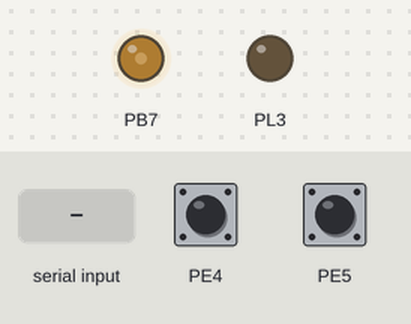
This program was run on a simulated ATmega2560, built with avr-gcc and emulated at 16 MHz. Shown: output pins drawn as LEDs (lit = HIGH). The test bench sets the inputs (shaded band); at power-on: PE4 HIGH, PE5 HIGH. What the program prints to the serial monitor is not drawn.

Above: at 1.2 s.
1.3 s: PE4 pulled LOW for 0.15 s
At 2.7 s:
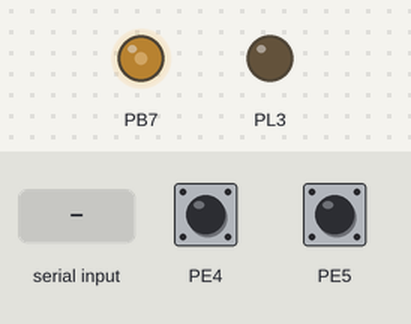
3.3 s: PE5 pulled LOW for 0.15 s
At 4.2 s:
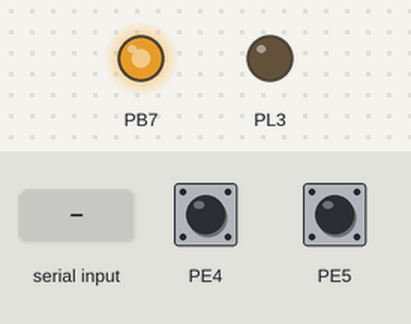
5.0 s: "1" received over Serial
At 5.5 s:
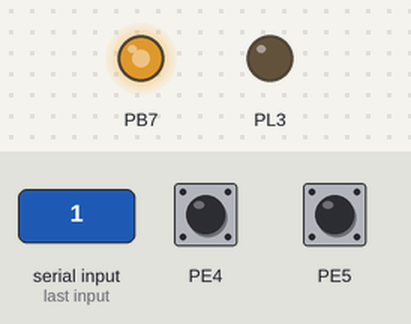
Timing chart, 0 to 8.0 s (numbered marks = the images above; inputs shaded):
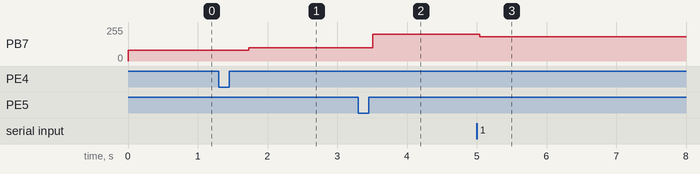

Measured:
- after the input at 1.3 s, PB7: 80/255 → 100/255 after 0.43 s
- after the input at 3.3 s, PB7: 100/255 → 200/255 after 0.21 s
- after the input at 5.0 s, PB7: 200/255 → 182/255 at once

The program:

main.cpp
```cpp
#include <avr/io.h>
#include <avr/interrupt.h>

#include "Sensor.h"
#include "motor.h"
#include "case.h"
#include "uart.h"
#include "Lyd.h"

volatile uint8_t count = 0;   // actual definition

namespace MotorSettinghw
{
	void counter(void)
	{
		count += 1;
	}


	void Sensor(void)
	{
		if (Inter::trigger)
		{
			Inter::trigger = 0;
			counter();
			Inter::delay_ms_long(5000);
		}

		// If locked AND sensor shows "no signal", unlock
		if (Inter::locked && !(PINE & ((1 << PE5) | (1 << PE4))))
		{
			Inter::locked = 0;
		}
	}
}

int main(void)
{
	Inter::inputport();
	Inter::interrupt_init();
	motor::initPB7_PWM();
	sei();

	while (1)
	{
		MotorSettinghw::MotorSetting();
	}
}
```

Case.h
```cpp
#ifndef MOTORSETTINGHW_H
#define MOTORSETTINGHW_H

#include "motor.h"
#include "Sensor.h"

namespace MotorSettinghw
{
	void MotorSetting();
}

#endif // MOTORSETTINGHW_H
```

CaseKontrol.cpp
```cpp
#include "motor.h"
#include "Sensor.h"
#include "uart.h"
#include "Lyd.h"
#define F_CPU 16000000UL
#include <util/delay.h>

namespace MotorSettinghw {

	void MotorSetting()
	{
		UART::InitUART(9600,8,1);
		Lyd::startLyd();
		Inter::Sensor();

		switch (Inter::count)
		{
			case 0:
			motor::setDutyPB7(80);
			Inter::delay_ms_long(500);
			break;

			case 1: //(gentager 32 gange)
			Lyd::spilLyd(0x01);
			motor::setDutyPB7(100);
			break;

			case 2:
			motor::initForward();
			motor::setDutyPB7(200);
			break;

			case 3:
			motor::setDutyPB7(50);
			Inter::delay_ms_long(500);

			motor::initBackward();
			motor::setDutyPB7(190);
			Inter::delay_ms_long(500);

			motor::initBackward();
			motor::setDutyPB7(190);
			Inter::delay_ms_long(500);


			break;

			case 4:
			Lyd::spilLyd(0x02);
			motor::initForward();
			motor::setDutyPB7(0);
			break;

			case 5:
			motor::initBackward();
			motor::setDutyPB7(0.75 * 255);
			break;

			case 6:
			motor::initForward();
			motor::setDutyPB7(0);
			break;

			case 7:
			motor::initBackward();
			motor::setDutyPB7(0.75 * 255);
			break;

			case 8:
			motor::initForward();
			motor::setDutyPB7(0.75 * 255);
			break;

			case 9:
			motor::initBackward();
			motor::setDutyPB7(0.50*255);
			Lyd::spilLyd(0x03);
			break;

			default:
			break;
		}
	}
}
```

Lyd.cpp
```cpp
#include <avr/io.h>
#include <stdlib.h>
#include "Lyd.h"
#include "uart.h"
#pragma once

namespace Lyd{
void startLyd(){
	UART::SendChar(0x7E);
	UART::SendChar(0x06);
	UART::SendChar(0x00);
	UART::SendChar(0x00);
	UART::SendChar(0x1E);
	UART::SendChar(0xFF);
	UART::SendChar(0xDC);
	UART::SendChar(0xEF);

};

void spilLyd(uint8_t lyd){
		UART::SendChar(0x7E);
		UART::SendChar(0x03);
		UART::SendChar(0x00);
		UART::SendChar(0x00);
		UART::SendChar(lyd);
		uint16_t test = 0xFFFF - (0x03 + 0x00 + 0x00 + lyd) + 1;
		UART::SendChar(0xFF);
		UART::SendChar(test & 0xFF);
		UART::SendChar(0xEF);
}
}
```

Lyd.h
```cpp
/*
 * Lyd.h
 *
 * Created: 01-12-2025 12:20:14
 *  Author: Oscar
 */
#ifndef SOMO_H_
#define SOMO_H_


#include <avr/io.h>
#include <util/delay.h>
namespace Lyd{
void spilLyd(uint8_t lyd);
void startLyd();
}

#endif
```

Sensor.cpp
```cpp
#define F_CPU 16000000UL
#include <avr/io.h>
#include <avr/interrupt.h>
#include <util/delay.h>

namespace Inter {

	volatile uint8_t locked  = 0;
	volatile uint8_t trigger = 0;
	volatile uint8_t count   = 0;

	// -----------------------------
	// Configure PE5 + PE4 as inputs
	// -----------------------------
	void inputport()
	{
		DDRE  &= ~((1 << PE5) | (1 << PE4));   // inputs
		PORTE |=  ((1 << PE5) | (1 << PE4));   // pull-ups
	}

	// -----------------------------
	// Configure INT4 + INT5
	// Both falling edge
	// -----------------------------
	void interrupt_init()
	{
		// INT4: ISC41=1, ISC40=0
		// INT5: ISC51=1, ISC50=0
		EICRB &= ~((1 << ISC40) | (1 << ISC50));   // clear low bits
		EICRB |=  ((1 << ISC41) | (1 << ISC51));   // set high bits

		EIMSK |= (1 << INT4) | (1 << INT5);        // enable both
	}

	// -----------------------------
	// INT5 ISR
	// -----------------------------
	ISR(INT5_vect)
	{
		if (!locked) {
			trigger = 1;
			locked  = 1;
		}
	}

	// -----------------------------
	// INT4 ISR
	// -----------------------------
	ISR(INT4_vect)
	{
		if (!locked) {
			trigger = 1;
			locked  = 1;
		}
	}

	// -----------------------------
	// Long delay (safe)
	// -----------------------------
	void delay_ms_long(volatile uint16_t ms)
	{
		while (ms--) {
			_delay_ms(1);
		}
	}

	// -----------------------------
	// Counter
	// -----------------------------
	void counter()
	{
		count++;
	}

	// -----------------------------
	// Main sensor logic
	// -----------------------------
	void Sensor()
	{
		if (trigger) {
			trigger = 0;
			counter();
			delay_ms_long(200);   // debounce
		}

		// Unlock when BOTH sensors return HIGH (inactive)
		if (locked && (PINE & ((1 << PE5) | (1 << PE4)))) {
			locked = 0;
		}
	}
}
```

Sensor.h
```cpp
#ifndef SENSOR_H
#define SENSOR_H

#include <stdint.h>

namespace Inter {

	extern volatile uint8_t locked;
	extern volatile uint8_t trigger;
	extern volatile uint8_t count;

	void inputport();
	void interrupt_init();
	void delay_ms_long(volatile uint16_t ms);
	void counter();
	void Sensor();
}

#endif
```

Uart.cpp
```cpp
#define XTAL 16000000
#pragma once
#include <avr/io.h>
#include <stdlib.h>
#include "uart.h"

namespace UART{

void InitUART(unsigned long Baudrate, unsigned char Databit, unsigned char Rx_Int)
{
	UCSR0B = 0b00011000;
	if(Databit==5){
		UCSR0C = 0b00000000;
		} else if (Databit==6){
		UCSR0C = 0b00000010;
		} else if (Databit==7){
		UCSR0C = 0b00000100;
		} else if (Databit==8){
		UCSR0C = 0b00000110;
		} else {
		UCSR0C = 0b00000110;
	}
	UBRR0 = (XTAL/(16*Baudrate))-1;

	if(Rx_Int!=0){
		UCSR0B = 0b10011000;
	}
}

void SendChar(char Tegn)
{
	while(!(UCSR0A & 0b00100000)==1){
	}
	UDR0 = Tegn;
}
}
```

motor.cpp
```cpp
#ifndef Mot_H
#define Motor_H
#include <math.h>
#include <avr/io.h>


namespace motor {

	// Initialize hardware PWM on PB7 (OC0A)
	void initPB7_PWM() {
		// Set PB7 as output
		DDRB |= (1 << PB7);

		// Fast PWM: WGM01 = 1, WGM00 = 1
		TCCR0A = (1 << WGM01) | (1 << WGM00);

		// Non-inverting mode on OC0A
		TCCR0A |= (1 << COM0A1);

		// Prescaler = 64 ? PWM ? 976 Hz
		TCCR0B = (1 << CS01) | (1 << CS00);

		// Set duty (0 255)
		//round(dutyCycle);
	}

	// Set duty cycle at runtime (0 255)
	void setDutyPB7(uint8_t dutyCycle) {
		OCR0A = dutyCycle;;
	}

	void initBackward() {
		DDRL |= (1 << PL3);    // PL3 som output
		PORTL |= (1 << PL3);   // PL3 HIGH
	}

	void initForward() {
		DDRL |= (1 << PL3);    // PL3 som output
		PORTL &= ~(1 << PL3);  // PL3 LOW
	}

}

#endif
```

motor.h
```cpp
#ifndef MOTOR_H
#define MOTOR_H

#include <avr/io.h>

namespace motor {
	void initPB7_PWM();
	void initForward();
	void initBackward();
	void setDutyPB7(uint8_t dutyCycle);
}

#endif
```

uart.h
```cpp
#include <avr/io.h>
#include <util/delay.h>
namespace UART{
void InitUART(unsigned long Baudrate, unsigned char Databit, unsigned char Rx_Int);
void SendChar(char Tegn);
}
```
